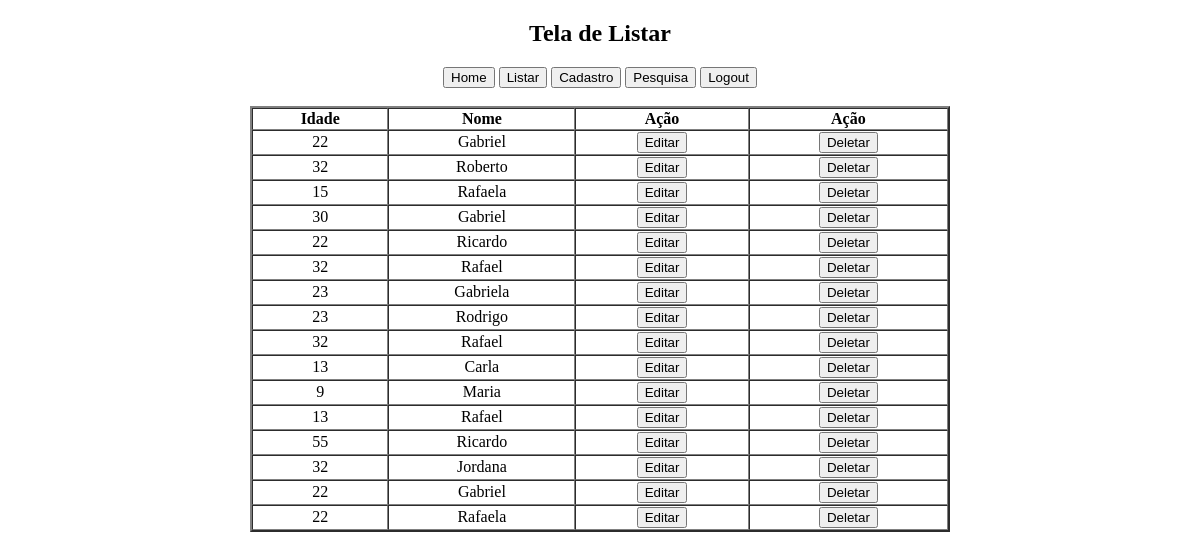
/Trabalho/visao/listarClientes.php (signed in), run on an earlier commit of the app's database.
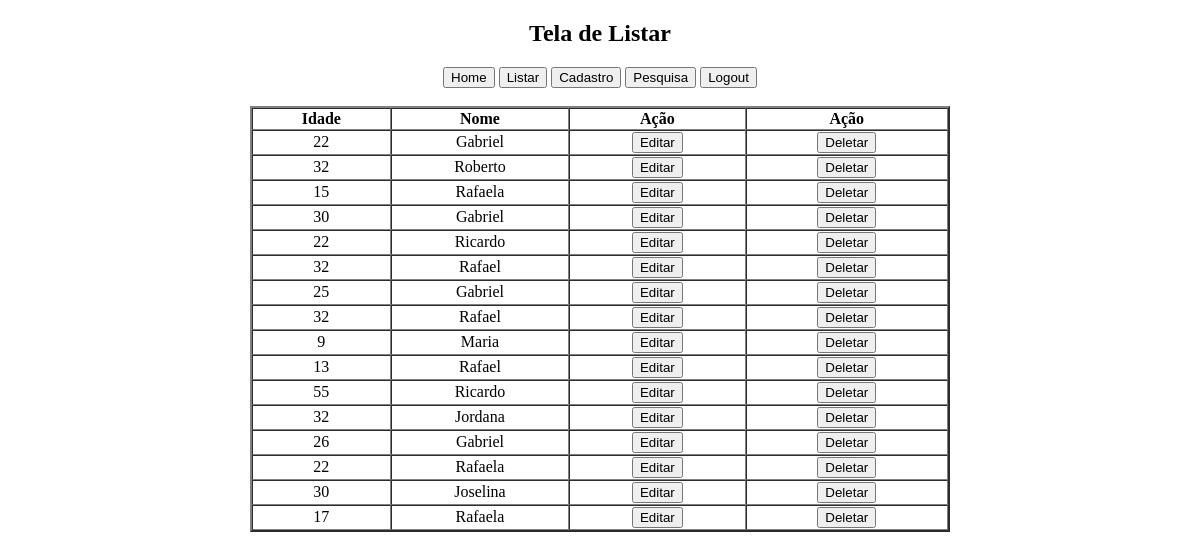
And on a later commit of the database.
### tables this page shows
CREATE TABLE `aluno` (
  `idAluno` int(11) NOT NULL,
  `idadeAluno` varchar(60) NOT NULL,
  `nomeAluno` varchar(60) NOT NULL,
  `idSexo` int(11) NOT NULL,
  `idPais` int(11) NOT NULL,
  `idEstado` int(11) NOT NULL,
  `idMunicipio` int(11) NOT NULL
);

### Trabalho/controle/controle_cliente.php (called while the page is built, shortened)
<?php
class Cliente{
	public function busca($id = false){
		$obj_con  = new ConexaoBD();
		$conectar = $obj_con->con();
		$sql = "SELECT * FROM aluno";
		$resultado   = mysqli_query($conectar,$sql);
		$r = 0;
		while($dados = mysqli_fetch_assoc($resultado)){
			$linha[$r]['idAluno']     = $dados['idAluno'];
			$linha[$r]['idadeAluno']  = $dados['idadeAluno'];
			$linha[$r]['nomeAluno']   = $dados['nomeAluno'];
			$linha[$r]['idSexo']      = $dados['idSexo'];
			$linha[$r]['idPais']      = $dados['idPais'];
			$linha[$r]['idEstado']    = $dados['idEstado'];
			$linha[$r]['idMunicipio'] = $dados['idMunicipio'];
			$r++;
		}
		return $linha;
	}
}
?>

### Trabalho/visao/listarClientes.php (the view, shortened to what this page needs)
<?php include("../controle/controle_cliente.php")?>
<!doctype html>
	<html>
	<head>
</head>
<?php
$obj_cliente = new Cliente();
$arrayClientes = $obj_cliente->busca();
?>
<body>
	<div class="formButton" style="text-align: center">
		<h2>Tela de Listar</h2>
		<td><input type = "button" value="Home"             onClick="telaPrincipal();"></input></td>
		<td><input type = "button" value="Listar"           onClick="telaListarClientes();" ></input></td>
		<td><input type = "button" value="Cadastro"         onClick="telaCadastrar();"></input></td>
		<td><input type = "button" value="Pesquisa"         onClick="telaPesquisar();"></input>
			<td><input type = "button" value="Logout"           onClick="telaLogin();"></input>
			</div>
			<br><table border="2" width="700" cellspacing="0" style="text-align: center"
			align="center">
			<tr>
				<th>Idade</th>
				<th>Nome</th>
				<th>Ação</th>
				<th>Ação</th>
			</tr>
			<?php
	foreach($arrayClientes as $value){
		?>
		<tr>
			<td><?php echo $value['idadeAluno']?> </td>
			<td><?php echo $value['nomeAluno']?></td>
			<td><input type="button" onClick="telaEditar(<?php echo $value['idAluno']?>);" value="Editar"</td>
			<td><input type="button" onClick="deletar(<?php echo $value['idAluno']?>);" value="Deletar"</td>
		</tr>
		<?php
	}
	?>
</table>
<br>
</body>
</html>

What changed in the data, as far as the page shows it:
removed aluno: idadeAluno "23", nomeAluno "Rodrigo"
removed aluno: idadeAluno "13", nomeAluno "Carla"
changed aluno (number 7 of 16 on the later page): idadeAluno "23" → "25"; nomeAluno "Gabriela" → "Gabriel"
changed aluno (number 13 of 16 on the later page): idadeAluno "22" → "26"
added aluno: idadeAluno "30", nomeAluno "Joselina"
added aluno: idadeAluno "17", nomeAluno "Rafaela"
